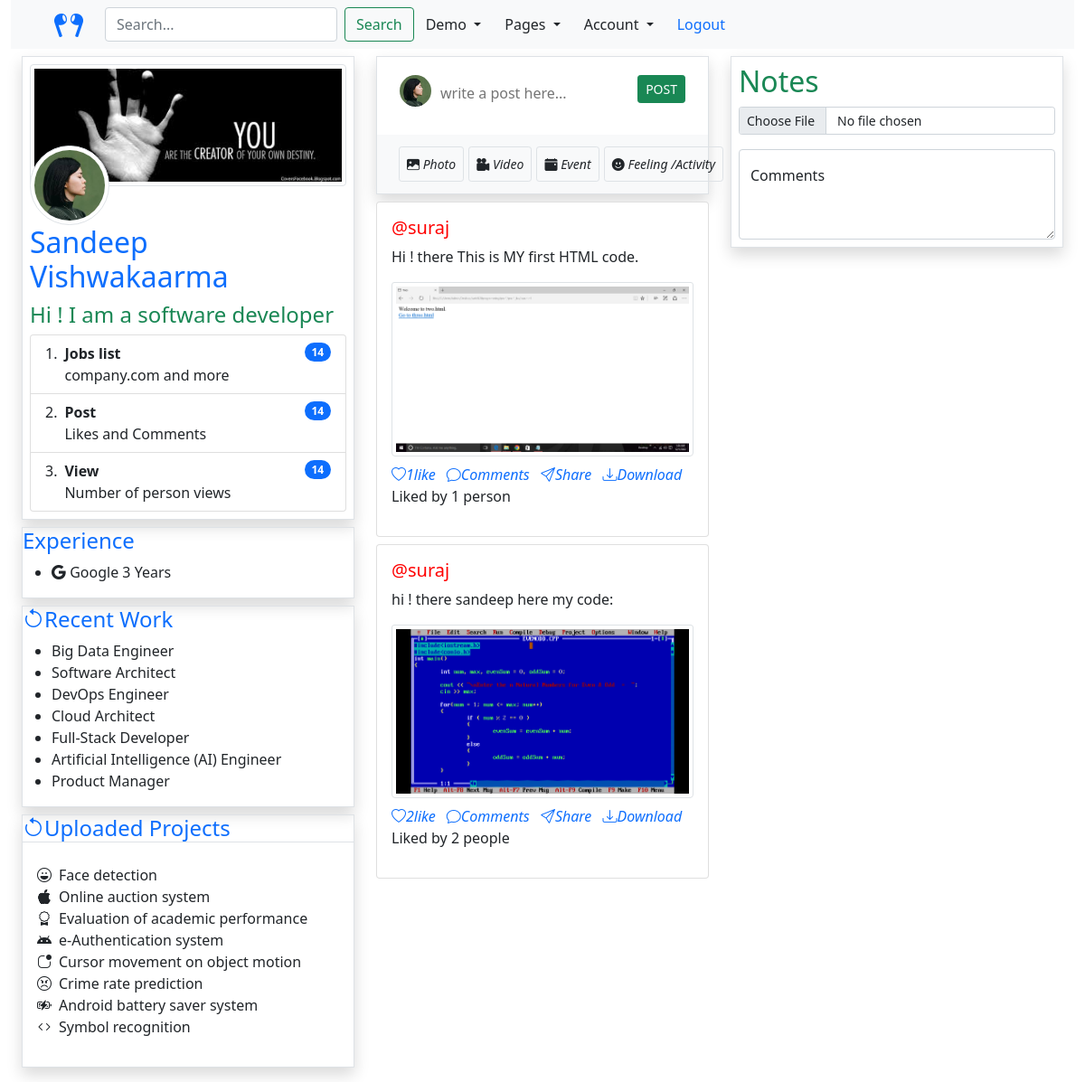
/ (signed in), run on the app's committed database.
### Myapp/models.py (models this page shows, shortened)
class Profile(models.Model):
    user = models.ForeignKey(User, on_delete=models.CASCADE)
    id_user = models.IntegerField()
    bio = models.CharField(max_length=255, blank=True ,default='Hi ! I am using Dget media')
    location = models.CharField(max_length=255, blank=True)
    birth_date = models.DateField(blank=True,default=None,null=True)
    profileimage = models.ImageField(upload_to='profile_pics/',default='profile.jpg')

class Post(models.Model):
    uid = models.UUIDField(primary_key=True,default=uuid.uuid4)
    user = models.CharField(max_length=100)
    image = models.ImageField(upload_to='post_images/')
    caption = models.TextField()
    created_at = models.DateTimeField(default=datetime.now)
    nos_likes = models.IntegerField(default=0)

### Myapp/views.py (the view)
# urls.py: path('',views.home_view,name='home'),
@login_required(login_url='signin')
def home_view(request):
    user_obj = User.objects.get(username = request.user.username)
    user_profile = Profile.objects.get(user= request.user)
    post = Post.objects.all()
    user_following_list = []
    feed = []
    user_following = Follow.objects.filter(follower = request.user.username)
    for users in user_following:
        user_following_list.append(users.user)
    for usernames in user_following:
        feed_list = Post.objects.filter(user = usernames)
        feed.append(feed_list)
    feed_lists = list(chain(*feed))
    context = {'user_profile' : user_profile,'post':feed_lists}
    return render(request,'Myapp/home.html',context)

### Myapp/models.py (called while the page is built)
    def __str__(self):
        return self.user

### templates/Myapp/home.html (shortened to what this page needs)
{% load static %}
{% block body %}
{% include 'Myapp/base.html' %}
<div class="container-fluid mt-2">
    <div class="row my-2 ">
        <div class="col-lg-4 col-md-5 ">
            <div class="cover-image border shadow bg-white p-2">
                <img src="{% static 'Myapp\images\cover-profile.jpg' %}" class="img-fluid img-thumbnail w-100 ">
                <div class="profile-image">
                    <a href="/profile/{{user.username}}"><img class="img-thumbnail rounded-circle w-25 " src="{{user_profile.profileimage.url}}"></a>
                    <h2 class="text-primary ">{{user.first_name}} {{user.last_name}}</h2>
                    <h4 class="text-success">{{user_profile.bio}}</h4>
                    <ol class="list-group list-group-numbered">
                        <li class="list-group-item d-flex justify-content-between align-items-start">
                            <div class="ms-2 me-auto">
                                <div class="fw-bold">Jobs list</div>
                                company.com and more
                            </div>
                            <span class="badge bg-primary rounded-pill">14</span>
                        </li>
                        <li class="list-group-item d-flex justify-content-between align-items-start">
                            <div class="ms-2 me-auto">
                                <div class="fw-bold">Post</div>
                                Likes and Comments
                            </div>
                            <span class="badge bg-primary rounded-pill">14</span>
                        </li>
                        <li class="list-group-item d-flex justify-content-between align-items-start">
                            <div class="ms-2 me-auto">
                                <div class="fw-bold">View</div>
                                Number of person views
                            </div>
                            <span class="badge bg-primary rounded-pill">14</span>
                        </li>
                    </ol>
                </div>
            </div>
            <div class="midside my-2 border shadow">
                <h4 class="text-primary">Experience</h4>
                <ul>
                    <li><i class="bi bi-google"></i> Google 3 Years</li>
                </ul>
            </div>
            <div class="downside my-2 border shadow">
                <h4 class="text-primary"><i class="bi bi-arrow-counterclockwise"></i>Recent Work</h4>
                <ul>
                    <li>Big Data Engineer</li>
                    <li>Software Architect</li>
                    <li>DevOps Engineer </li>
                    <li>Cloud Architect </li>
                    <li>Full-Stack Developer</li>
                    <li>Artificial Intelligence (AI) Engineer</li>
                    <li>Product Manager</li>
                </ul>
            </div>
            <div class="midside my-2 border shadow">
                <h4 class="text-primary border-bottom"><i class="bi bi-arrow-counterclockwise"></i>Uploaded Projects
                </h4>
                <ul style="list-style: none;" class="p-3">
                    <li><i class="bi bi-emoji-laughing pe-2"></i>Face detection</li>
                    <li><i class="bi bi-apple pe-2"></i>Online auction system</li>
                    <li><i class="bi bi-award pe-2"></i>Evaluation of academic performance</li>
                    <li><i class="bi bi-android pe-2"></i>e-Authentication system</li>
                    <li><i class="bi bi-app-indicator pe-2"></i>Cursor movement on object motion</li>
                    <li><i class="bi bi-emoji-angry pe-2"></i>Crime rate prediction</li>
                    <li><i class="bi bi-battery-charging pe-2"></i>Android battery saver system</li>
                    <li><i class="bi bi-code pe-2"></i>Symbol recognition</li>
                </ul>
            </div>
        </div>
        <div class="center_page col-lg-4">
            <form action="upload/" method="post" enctype="multipart/form-data" >
                <div class="post shadow border">
                <div class="post_input">
                    <a href="/profile/{{user.username}}"><img src="{{user_profile.profileimage.url}} "></a>
                    <textarea rows="2" name="caption" placeholder="write a post here... "></textarea>
                    <input class="btn btn-success btn-sm " type="submit" name="post-submit" id="post-submit"
                        value="POST">
                </div>
                <nav class="navbar navbar-light bg-light">
                    <div class="container-fluid ">
                        <a class="navbar-brand" href="#">
                            <label for="post_photo"><i class="btn btn-sm border m-0 p-2 bi bi-image-fill ">  Photo </i></label>
                            <label for="post_photo"> <i class="btn btn-sm border m-0 p-2 bi bi-camera-reels-fill">  Video</i></label>
                            <label for="post_photo"><i class="btn btn-sm border m-0 p-2 bi bi-calendar-event-fill">  Event</i></label>
                            <label for="post_photo"><i class="btn btn-sm border m-0 p-2 bi bi-emoji-smile-fill"  >  Feeling /Activity</i></label>
                        </a>
                    </div>
                </nav>
            </div>
            </form>
            {% for post in post reversed %}
            <div class="card mt-2" >
                <div class="card-body">
                    <a href="/profile/{{post.user}}" class="text-decoration-none" ><h5 class="card-title">@{{post.user}}</h5></a>
                    <p class="card-text">{{post.caption}}</p>
                    <img src="{{post.image.url}}" class="card-img-top img-thumbnail border " alt="image Could not load">
                    <div id="feedback_post" class="feedback_post pt-2">
                        <a class="text-decoration-none " href="/post_like?post_id={{post.uid}} "><i class="bi bi-heart pe-2">{{post.nos_likes}}like</i></a>
                        <a class="text-decoration-none" href="#"><i class="bi bi-chat text-center pe-2 ">Comments</i></a>
                        <a class="text-decoration-none" href="#"><i class="bi bi-send pe-2">Share</i></a>
                        <a class="text-decoration-none " href="{{post.image.url}}" download><i class="bi bi-download">Download</i></a>
                        {% if post.nos_likes == 0 %}
                        <p>No likes</p>
                        {% elif post.nos_likes == 1 %}
                        <p>Liked by {{post.nos_likes}} person</p>
                        {% else %}
                        <p>Liked by {{post.nos_likes}} people</p>
                        {% endif %}
                    </div>
                </div>
              </div>
            {% endfor %}
        </div>
        <div class="col-lg-4 ">
            <div class="notes border shadow p-2 ">
                <h2 class=" text-success">Notes </h2>
                <div class="input-group-sm mb-3">
                    <input type="file" class="form-control" id="inputGroupFile02">
                </div>
                <div class="form-floating">
                    <textarea class="form-control" placeholder="Leave a comment here" id="floatingTextarea2"
                        style="height: 100px"></textarea>
                    <label for="floatingTextarea2">Comments</label>
                </div>
            </div>
        </div>
    </div>
</div>
{% endblock body %}

### static/Myapp/css/home.css (style rules this page uses)
* { margin: 0; padding: 0; }
.profile-image { margin-top: -45px; }
.post { background-color:#fff; }
.post_input { padding: 20px 25px 10px; display: flex; align-items: flex-start; }
.post_input img { width: 35px; border-radius: 50%; margin-right: 10px; }
.post_input textarea { margin-top: 8px; width: 100%; resize: none; background: transparent; outline: 0px; border: 0px; }
::placeholder { font-weight: 500; }

### templates/Myapp/home.html (style rules this page uses)
h5 { color: red; }

### data on the page
Profile: profileimage (picture), bio "Hi ! I am a software developer"
Post: user "suraj", caption "Hi ! there This is MY first HTML code.", image (picture), nos_likes "1"
Post: user "suraj", caption "hi ! there sandeep here my code:", image (picture), nos_likes "2"

### other printed values
{{ user.first_name }} "Sandeep"
{{ user.last_name }} "Vishwakaarma"
